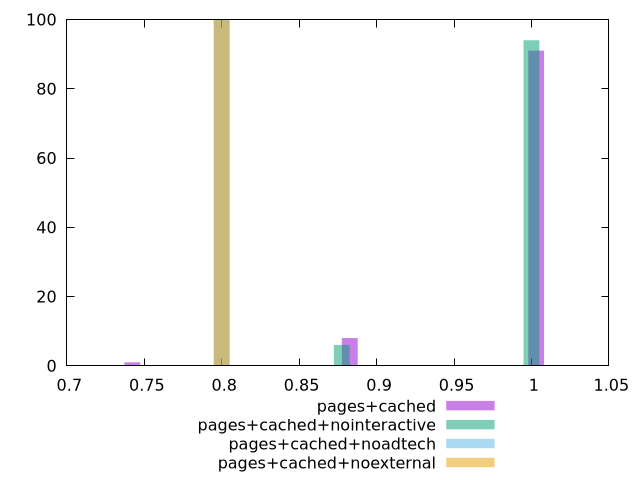

Source code (gnuplot):
$_pagesCached <<EOF
0.74226623622583 1
0.882694983619906 8
1.0030624813862568 91
EOF
$_pagesCachedNointeractive <<EOF
0.9999996309641896 94
0.8775506965604113 6
EOF
$_pagesCachedNoadtech <<EOF
0.8 100
EOF
$_pagesCachedNoexternal <<EOF
0.8 100
EOF
set key outside below
set terminal pngcairo
set output "report_00005_2020-11-02T22-26-11.212Z/unused-css-rules/unused-css-rules_pages+cached_pages+cached+nointeractive_pages+cached+noadtech_pages+cached+noexternal+hist.png"
set boxwidth 0.010204077866981527
set style fill transparent solid 0.5 noborder
set yrange [0:100]
plot $_pagesCached title "pages+cached" with boxes ,$_pagesCachedNointeractive title "pages+cached+nointeractive" with boxes ,$_pagesCachedNoadtech title "pages+cached+noadtech" with boxes ,$_pagesCachedNoexternal title "pages+cached+noexternal" with boxes ,
